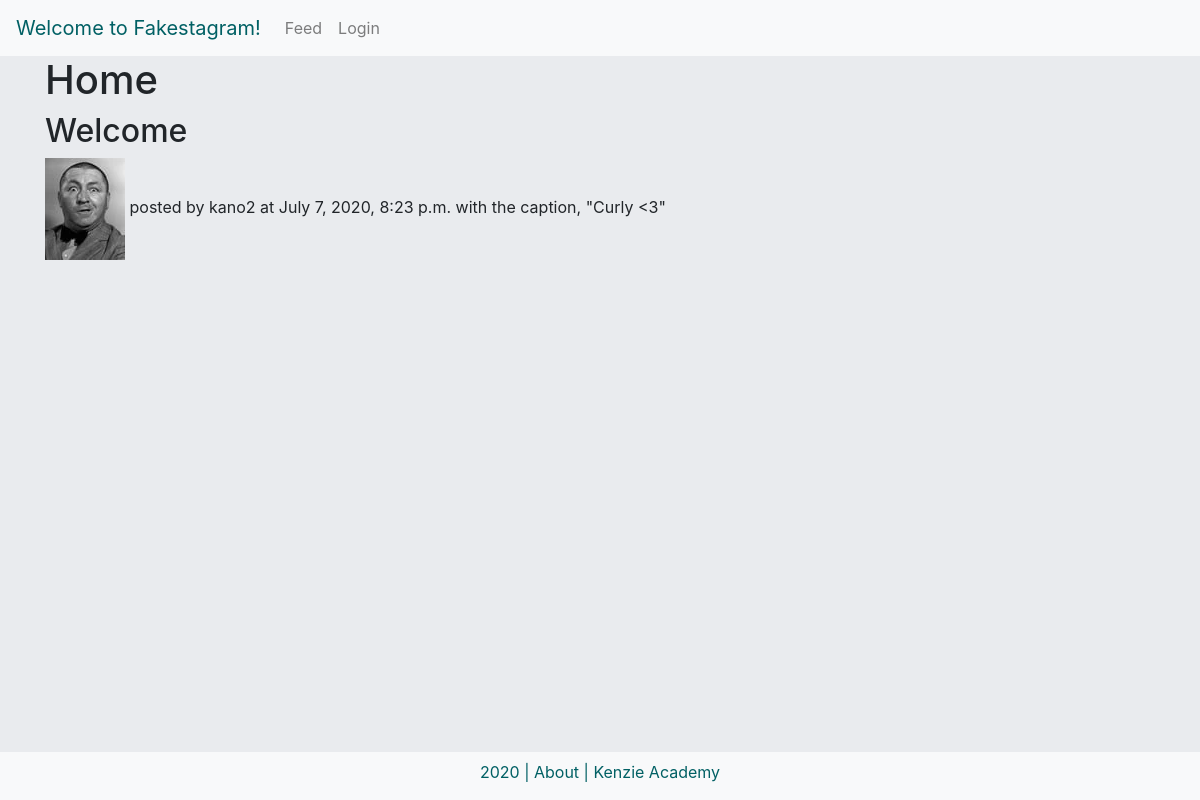
/, run on an earlier commit of the app's database.
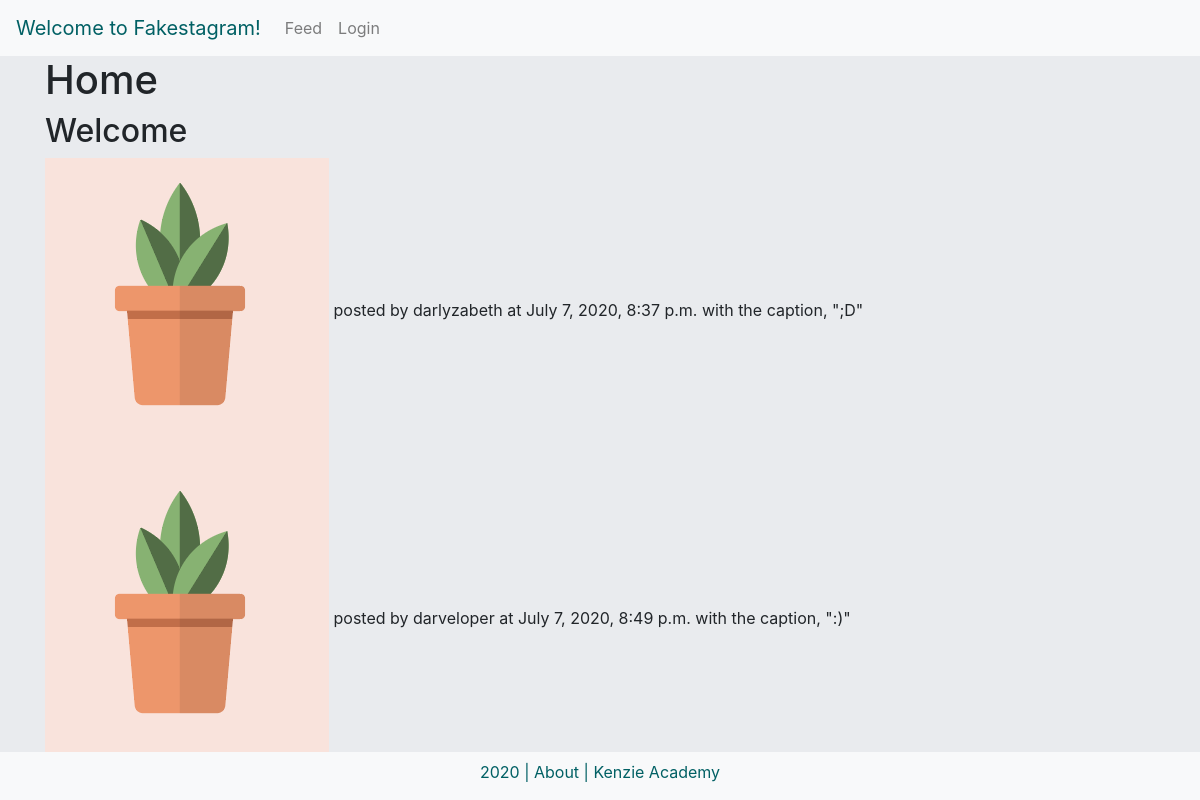
And on a later commit of the database.
### insta_backend/models.py (models this page shows, shortened)
class Post(models.Model):
    author = models.ForeignKey(
        'authentication.Author',
        on_delete= models.CASCADE
    )
    image = models.ImageField(upload_to='post_uploads/')
    caption = models.TextField(max_length=500)
    timestamp = models.DateTimeField(auto_now=True)
    likes = models.ManyToManyField(
        'authentication.Author',
        blank=True,
        related_name="authors_who_like_this"
        )

### authentication/models.py (models this page shows, shortened)
class Author(AbstractBaseUser):
    bio = models.TextField(max_length=280)
    name = models.CharField(max_length=50)
    username = models.CharField(max_length=50, unique=True)
    slug = models.SlugField()
    website = models.URLField()
    email = models.EmailField(max_length=100, unique=True)
    gender = models.CharField(max_length=20)
    profile_picture = models.ImageField(null=True, blank=True)
    active = models.BooleanField(default=True)
    staff = models.BooleanField(default=False)
    admin = models.BooleanField(default=False)
    age = models.FloatField(null=True, blank=True)
    birthdate = models.DateField(auto_now=False, auto_now_add=False, null=True, blank=True)
    following = models.ManyToManyField(
        'self',
        related_name="following"
    )
    USERNAME_FIELD = 'username'
    REQUIRED_FIELDS = ['email', 'name']
    objects = AuthorManager()

### insta_backend/views.py (the view)
# urls.py: path('', Homepage.as_view(), name='home'),
class Homepage(View):
    html = "index.html"
    def get(self, request):
        print("posts view activated!!!")
        posts = None
        if request.user.is_authenticated:
            posts = Post.objects.filter(author__in=request.user.following.all())
        else:
            posts = Post.objects.all()
        return render(request, self.html, {'posts': posts})

### authentication/templates/index.html
{% extends 'base.html' %}
{% block content %}
<h1>Home</h1>
<h2>Welcome {{request.user.username}}</h2>
{% if posts %}
{% for post in posts %}
{% load static %}
    <img src="{% static post.image.url|slice:"13:" %}"/>
    posted by {{ post.author.username }}
    at {{ post.timestamp }}
    with the caption, "{{ post.caption }}"
    <br>
{% endfor %}
{% else %}
"no posts"
{% endif %}
{% endblock %}

### authentication/templates/base.html (shortened to what this page needs)
{% load static %}
<html>
    <head>
        <link rel="stylesheet" href="https://maxcdn.bootstrapcdn.com/bootstrap/4.0.0/css/bootstrap.min.css">
    </head>
    <body style='background-color: #e9ebee'>
    <nav class="navbar navbar-expand-lg navbar-light bg-light">
    {% if user.is_authenticated %}
        <a class="navbar-brand" style='color: #016064;' href="/user/{{request.user.id}}">Welcome {{request.user.username}}!</a>
    {% else %}
        <a class="navbar-brand" style='color: #016064;' href="/">Welcome to Fakestagram!</a>
    {% endif %}
        <div class="collapse navbar-collapse" id="navbarNavAltMarkup">
            <div class="navbar-nav ">
                <a class="nav-item nav-link" href="{% url 'home' %}">Feed</a>
                {% if user.is_authenticated %}
                <a class="nav-item nav-link" href="/logout/">Logout</a>
                {% else %}
                <a class="nav-item nav-link" href="{% url 'login' %}">Login</a>
                {% endif %}
            </div>
        </div>
    </nav>
        <div class="container">
        {% block content %}
        {% endblock %}
        </div>
    </body>
    <div class='navbar-light bg-light fixed-bottom text-center'>
    <p class='mt-2' style='color: #016064;'>2020 | About | Kenzie Academy</p>
</html>

What changed in the data, as far as the page shows it:
removed Post: image (picture), author.username "kano2", timestamp "July 7, 2020, 8:23 p.m.", caption "Curly <3"
added Post: image (picture), author.username "darlyzabeth", timestamp "July 7, 2020, 8:37 p.m.", caption ";D"
added Post: image (picture), author.username "darveloper", timestamp "July 7, 2020, 8:49 p.m.", caption ":)"
